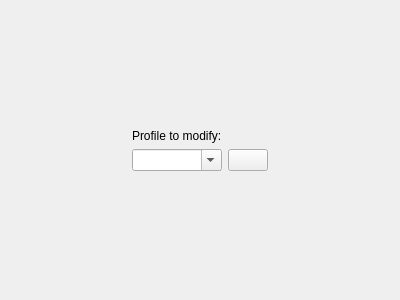
<?xml version="1.0" encoding="UTF-8"?>
<ui version="4.0">
 <class>SelectProfilePage</class>
 <widget class="QWizardPage" name="SelectProfilePage">
  <property name="geometry"><rect><x>0</x><y>0</y><width>400</width><height>300</height></rect></property><property name="sizePolicy"><sizepolicy hsizetype="Expanding" vsizetype="Expanding"><horstretch>0</horstretch><verstretch>0</verstretch></sizepolicy></property><property name="minimumSize"><size><width>320</width><height>240</height></size></property>
  <property name="windowTitle">
   <string>WizardPage</string>
  </property>
  <property name="title">
   <string>Choose profile</string>
  </property>
  <layout class="QGridLayout" name="gridLayout">
   <item row="2" column="1">
    <widget class="QComboBox" name="cbProfile">
     <property name="editable">
      <bool>true</bool>
     </property>
    </widget>
   </item>
   <item row="2" column="3">
    <spacer name="horizontalSpacer_2">
     <property name="orientation">
      <enum>Qt::Horizontal</enum>
     </property>
     <property name="sizeHint" stdset="0">
      <size>
       <width>40</width>
       <height>20</height>
      </size>
     </property>
    </spacer>
   </item>
   <item row="0" column="1">
    <spacer name="verticalSpacer">
     <property name="orientation">
      <enum>Qt::Vertical</enum>
     </property>
     <property name="sizeHint" stdset="0">
      <size>
       <width>20</width>
       <height>40</height>
      </size>
     </property>
    </spacer>
   </item>
   <item row="3" column="1">
    <spacer name="verticalSpacer_2">
     <property name="orientation">
      <enum>Qt::Vertical</enum>
     </property>
     <property name="sizeHint" stdset="0">
      <size>
       <width>20</width>
       <height>40</height>
      </size>
     </property>
    </spacer>
   </item>
   <item row="2" column="0">
    <spacer name="horizontalSpacer">
     <property name="orientation">
      <enum>Qt::Horizontal</enum>
     </property>
     <property name="sizeHint" stdset="0">
      <size>
       <width>40</width>
       <height>20</height>
      </size>
     </property>
    </spacer>
   </item>
   <item row="1" column="1">
    <widget class="QLabel" name="label">
     <property name="text">
      <string>Profile to modify:</string>
     </property>
    </widget>
   </item>
   <item row="2" column="2">
    <widget class="QPushButton" name="pbAddProfile">
     <property name="text">
      <string/>
     </property>
     <property name="icon">
      <iconset resource="../../res/LightpackResources.qrc">
       <normaloff>:/icons/profile_new.png</normaloff>:/icons/profile_new.png</iconset>
     </property>
    </widget>
   </item>
  </layout>
 </widget>
 <resources>
  <include location="../../res/LightpackResources.qrc"/>
 </resources>
 <connections/>
</ui>
